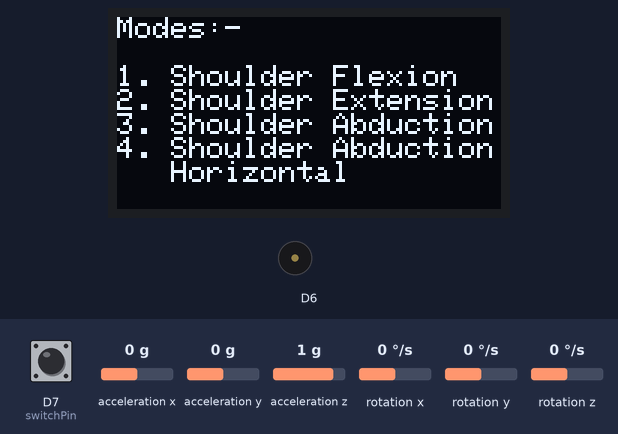
The sketch below on a simulated ESP8266 (NodeMCU). Shown: 128×64 one-colour display, buzzer (waves = sounding). Inputs (shaded band) come from the test bench; at power-on: D7 (switchPin) LOW, rotation z 0 °/s, acceleration x 0 g, acceleration y 0 g, acceleration z 1 g, rotation x 0 °/s, rotation y 0 °/s. WiFi joins after 1.5 s; servers stay silent unless stated; the display library's start-up logo is not drawn; what the sketch prints to the serial monitor is not drawn.

Above: at 11.9 s.
12.0 s: D7 (switchPin) pulled HIGH for 0.15 s
At 13.4 s:
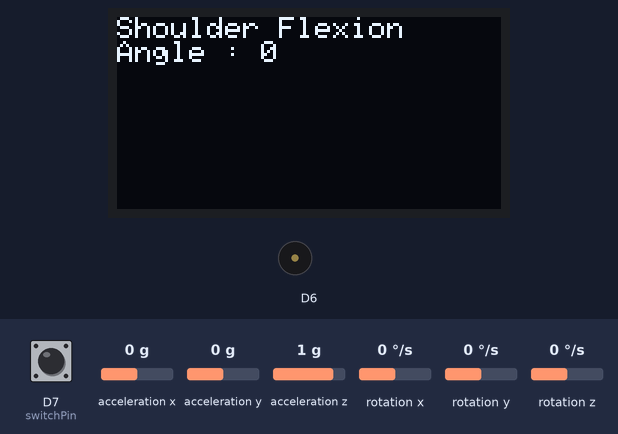
13.7 s: rotation z set to 64 °/s
At 14.46 s:
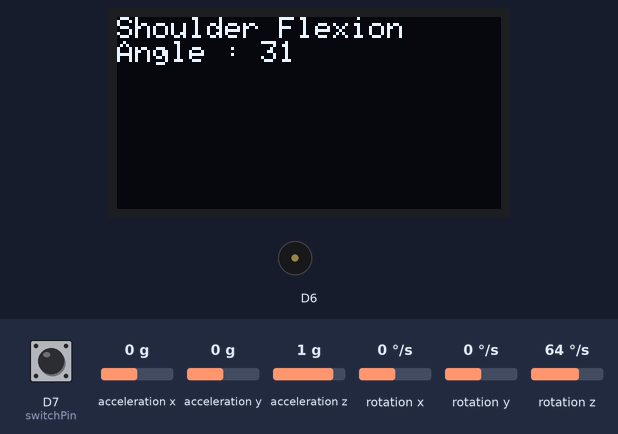
16.7 s: rotation z set to 73 °/s
At 19.0 s:
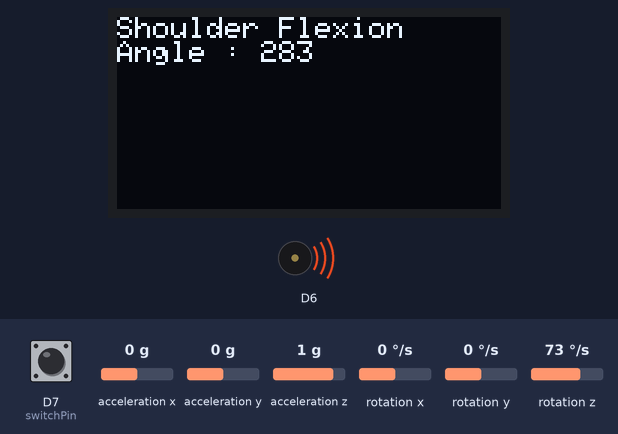
19.7 s: D7 (switchPin) pulled HIGH for 1 s
At 22.3 s:
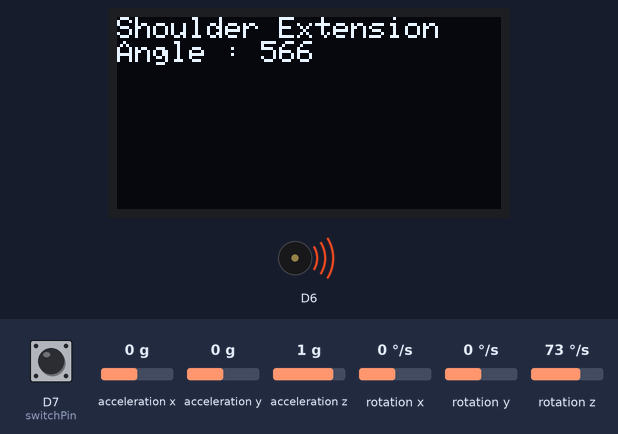
23.7 s: D7 (switchPin) pulled HIGH for 3.2 s
At 28.5 s:
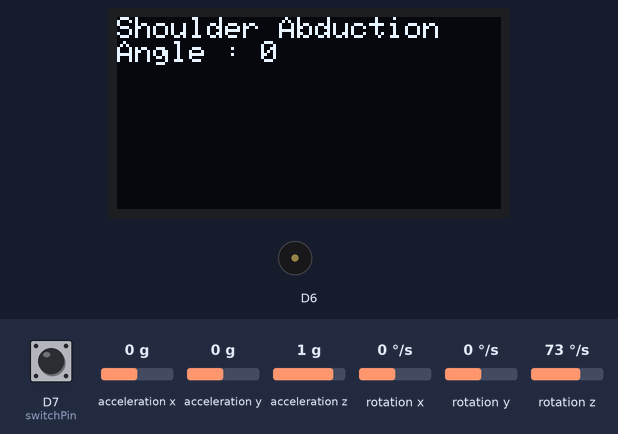
28.8 s: D7 (switchPin) pulled HIGH for 1 s
At 31.5 s:
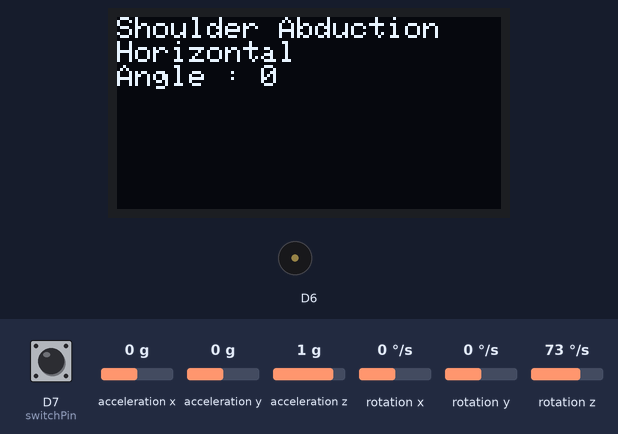
Timing chart, 0 to 32.8 s (numbered marks = the images above; inputs shaded):
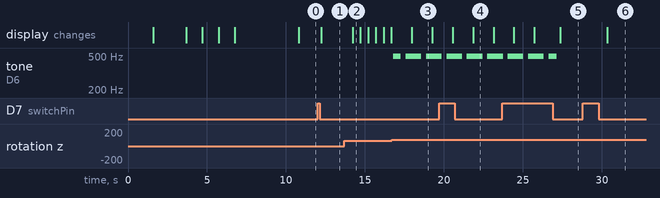

Measured:
- the behaviour switches between 69 and 70 °/s on rotation z (found by bisection; images 2 and 3)
- after the input at 12.0 s, the display: changes after 0.25 s (image 1)
- after the input at 13.7 s, the display: changes after 0.52 s (image 2)
- after the input at 19.7 s, the display: first differs from a run without the input after 2.2 s (image 4)
- after the input at 28.8 s, the display: changes after 1.5 s (image 6)
- by itself, tone on D6: repeats every 1.3 s: 496 Hz 0.99 s, silent 0.30 s
- what the display in image 2 shows lasts 0.5 s, from 14.2 s to 14.7 s

The sketch:

vps.ino
```cpp
#include <ESP8266WiFi.h> //to execute WiFi related commands
#include <ThingSpeak.h>
#include <SPI.h>
#include <Wire.h>
#include <Adafruit_GFX.h>
#include <Adafruit_SSD1306.h>
#include <MPU6050_light.h>

#define SCREEN_WIDTH 128 // OLED display width, in pixels
#define SCREEN_HEIGHT 64 // OLED display height, in pixels

// Declaration for an SSD1306 display connected to I2C (SDA, SCL pins)
#define OLED_RESET     -1 // Reset pin # (or -1 if sharing Arduino reset pin)
Adafruit_SSD1306 display(SCREEN_WIDTH, SCREEN_HEIGHT, &Wire, OLED_RESET);

int switchPin = 13;
int val;                        // variable for reading the pin status
int val2;                       // variable for reading the delayed status
int buttonState;                // variable to hold the button state
int Mode = 0;

WiFiClient client; //define client
long myChannelNumber =  1888617;
const char myWriteAPIKey[] = "YGFVJSSOYHS8CNWV";
int zaxis=0;
int yaxis=0;
int xaxis=0;
int result=0;

String welcome = "Welcome To";
String text = "Virtual";
String text1 = " Physiotherapist";
String text2 = "System";

MPU6050 mpu(Wire);

unsigned long timer=0;

void setup() {
pinMode(switchPin, INPUT);
buttonState = digitalRead(switchPin);
  Serial.begin (9600);

  WiFi.begin("Guptas","1962649201");
while(WiFi.status()!=WL_CONNECTED){ // WL_IDLE_STATUS ,
//WL_CONNECT_FAILED
Serial.print('.');
delay(200);
}
Serial.println();
Serial.println("Connected!");
Serial.println(WiFi.localIP());
ThingSpeak.begin(client);

  // SSD1306_SWITCHCAPVCC = generate display voltage from 3.3V internally
  if(!display.begin(SSD1306_SWITCHCAPVCC, 0x3C)) {
    Serial.println(F("SSD1306 allocation failed"));
    for(;;); // Don't proceed, loop forever
  }

  // Show initial display buffer contents on the screen --
  // the library initializes this with an Adafruit splash screen.
  display.display();
  delay(2000); // Pause for 2 seconds

  // Clear the buffer
  display.clearDisplay();

  display.setTextSize(1.5); // Draw 2X-scale text
display.setTextColor(WHITE);
display.setCursor(25, 25);
display.println(welcome);
oledDisplayCenter(welcome);
delay(1000);
display.println(text);
oledDisplayCenter(text);
delay(1000);
display.println(text1);
oledDisplayCenter(text1);
delay(1000);
display.println(text2);
oledDisplayCenter(text2);
delay(1000);
display.display();
delay(1000);

  Wire.begin();
  byte status=mpu.begin();
  Serial.print(F("mpu6050 status"));
  Serial.println(status);
  while (status!=0){

  }
  Serial.print(F("Calculating offset \n"));
  delay (1000);
  mpu.calcOffsets();
  Serial.println("Done");
  // put your setup code here, to run once:
}


void loop() {
  // put your main code here, to run repeatedly:
  zaxis=int(mpu.getAngleZ());
  yaxis=int(mpu.getAngleY());
  xaxis=int(mpu.getAngleX());

 val = digitalRead(switchPin);      // read input value and store it in val
      delay(10);                         // 10 milliseconds is a good amount of time
      val2 = digitalRead(switchPin);     // read the input again to check for bounces
      if (val == val2) {                 // make sure we got 2 consistant readings!
        if (val != buttonState) {          // the button state has changed!
          if (val == LOW) {                // check if the button is pressed
            if (Mode == 0) {
              Mode = 1;
            } else {
                if (Mode == 1) {
                Mode = 2;
            } else {
                if (Mode == 2) {
                Mode = 3;
            } else {
                if (Mode == 3) {
                Mode = 4;
            } else {
              if (Mode ==4) {
                Mode=0;
              }
            }
            }
           }
          }
         }
        }
        buttonState = val;                 // save the new state in our variable
      }


if (Mode == 0) { // all-off
  display.clearDisplay();
  display.setTextSize(2);
  display.setTextSize(1.5);
  display.setTextColor(WHITE);
  display.setCursor(0, 0);
  display.print("Modes:-\n\n1. Shoulder Flexion \n2. Shoulder Extension\n3. Shoulder Abduction\n4. Shoulder Abduction\n   Horizontal");
  display.display();
  delay(100);
}

if (Mode == 1) {
// Shoulder Flexion

 display.clearDisplay();
 display.setTextSize(2);
 display.setTextSize(1.5);
 display.setTextColor(WHITE);
 display.setCursor(0, 0);
 display.println("Shoulder Flexion");
 display.print("Angle : ");
 display.print(zaxis);
 display.display();
 delay(100);
 if(zaxis>=170){
 tone(D6, 496, 500);
 delay(800);
 tone(D6, 496, 500);
  }
ThingSpeak.writeField(myChannelNumber,1,zaxis,myWriteAPIKey);
delay(50);
}

if (Mode == 2) {
 //Shoulder Extension
  display.clearDisplay();
  display.setTextSize(2);
  display.setTextSize(1.5);
  display.setTextColor(WHITE);
  display.setCursor(0, 0);
  display.println("Shoulder Extension");
  display.print("Angle : ");
  if(zaxis<0){
  display.print(zaxis*-1);
  }
  else{
  display.print(zaxis);
  }
  display.display();
  delay(100);
    if(zaxis>=30 or zaxis<=-60){
tone(D6, 496, 500);
 delay(800);
 tone(D6, 496, 500);
  }
ThingSpeak.writeField(myChannelNumber,2,zaxis,myWriteAPIKey);
delay(50);
      }
if (Mode == 3)  {
  //Shoulder Abduction
 display.clearDisplay();
  display.setTextSize(2);
  display.setTextSize(1.5);
  display.setTextColor(WHITE);
  display.setCursor(0, 0);
  display.println("Shoulder Abduction");
  display.print("Angle : ");
  if(yaxis>=45){
  display.print(zaxis);
  if(zaxis>=170){
  tone(D6, 496, 500);
  delay(800);
  tone(D6, 496, 500);
}
ThingSpeak.writeField(myChannelNumber,3,zaxis,myWriteAPIKey);
delay(50);
}
  else{
   display.print(xaxis);
   if(xaxis>=170){
  tone(D6, 496, 500);
  delay(800);
  tone(D6, 496, 500);

}
ThingSpeak.writeField(myChannelNumber,3,xaxis,myWriteAPIKey);
delay(50);
}
  display.display();
  delay(100);

}

if (Mode == 4)  {
  //Shoulder Abduction Horizontal
   display.clearDisplay();
  display.setTextSize(2);
  display.setTextSize(1.5);
  display.setTextColor(WHITE);
  display.setCursor(0, 0);
  display.println("Shoulder Abduction \nHorizontal");
  display.print("Angle : ");
  if(yaxis>=45){
    if(zaxis>=80 and zaxis<=110){
      if(xaxis>=50){
          tone(D6, 496, 500);
          delay(800);
          tone(D6, 496, 500);
      }
    }
  }
ThingSpeak.writeField(myChannelNumber,4,xaxis,myWriteAPIKey);
delay(50);
  display.print(xaxis);
  display.display();
  delay(100);
}


  mpu.update();
  if ((millis()-timer)>50){
    timer=millis();
   Serial.print("Angle : ");
   Serial.print(zaxis);
   Serial.print('\t');
   Serial.print(yaxis);
   Serial.print('\t');
   Serial.print(xaxis);
   Serial.print('\t');
   Serial.print('\n');
   Serial.print("No of Rotations: ");
   Serial.print(result);
   Serial.print('\n');
   delay(5);

  }
// ThingSpeak.writeField(myChannelNumber,1,value ,myWriteAPIKey);
//delay(5);
//ThingSpeak.writeField(myChannelNumber,2,result ,myWriteAPIKey);
//delay(5);

}

void oledDisplayCenter(String text) {
  int16_t x1;
  int16_t y1;
  uint16_t width;
  uint16_t height;

  display.getTextBounds(text, 0, 0, &x1, &y1, &width, &height);

  // display on horizontal and vertical center
  display.clearDisplay(); // clear display
  display.setCursor((SCREEN_WIDTH - width) / 2, (SCREEN_HEIGHT - height) / 2);
  display.println(text); // text to display
 display.display();
}
```
